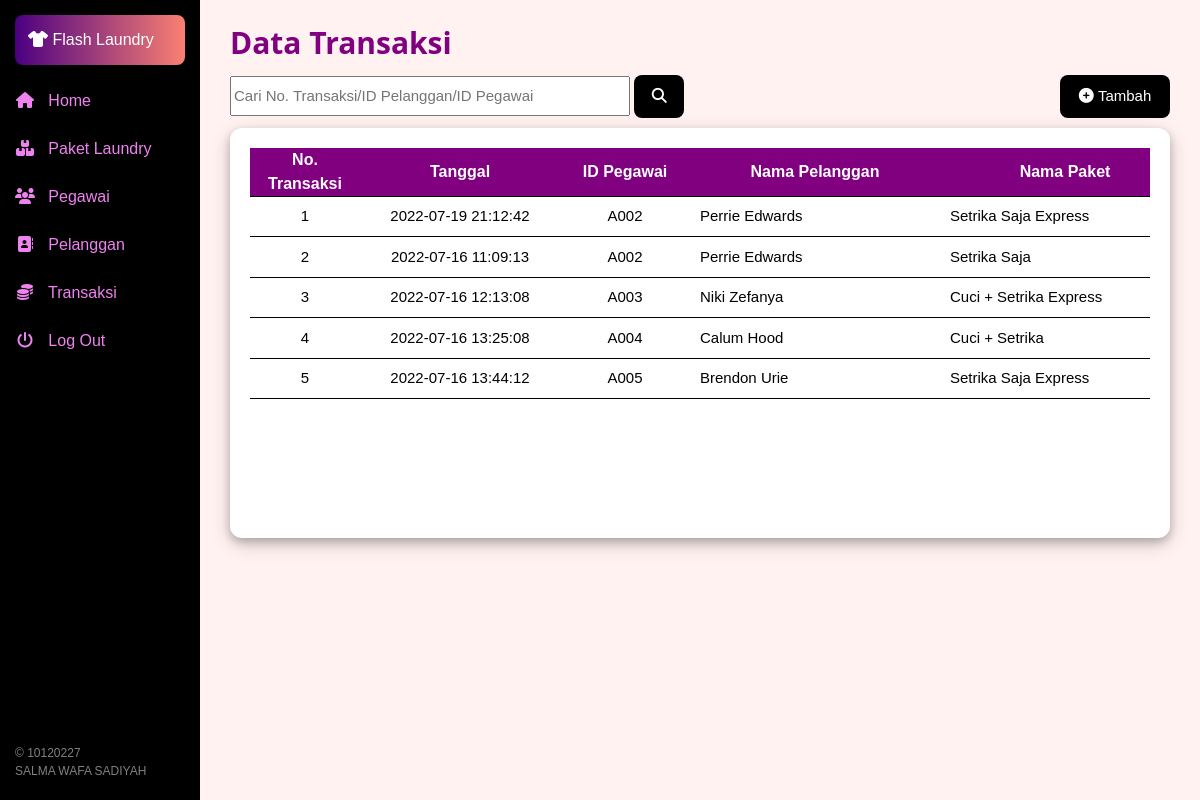
Page /transaksi.php on the committed database.
### tables this page shows
CREATE TABLE `transaksi` (
  `noTransaksi` int(11) NOT NULL,
  `idPegawai` varchar(4) NOT NULL,
  `idPelanggan` varchar(4) NOT NULL,
  `kdPaket` varchar(4) NOT NULL,
  `tanggal` datetime NOT NULL,
  `berat` decimal(5,1) NOT NULL,
  `total` decimal(10,2) NOT NULL
);

CREATE TABLE `pegawai` (
  `idPegawai` varchar(4) NOT NULL,
  `pass` varchar(10) NOT NULL,
  `namaPegawai` varchar(30) NOT NULL,
  `jk` enum('Laki-laki','Perempuan') NOT NULL,
  `alamat` text NOT NULL,
  `notelp` varchar(13) NOT NULL
);

CREATE TABLE `pelanggan` (
  `idPelanggan` varchar(4) NOT NULL,
  `namaPelanggan` varchar(30) NOT NULL,
  `jk` enum('Laki-laki','Perempuan') NOT NULL,
  `alamat` text NOT NULL,
  `notelp` varchar(13) NOT NULL
);

CREATE TABLE `paket` (
  `kdPaket` varchar(4) NOT NULL,
  `namaPaket` varchar(30) NOT NULL,
  `harga` decimal(10,2) NOT NULL
);

### transaksi.php (the view, shortened to what this page needs)
<?php include_once("functions.php");?>
<!DOCTYPE html>
<link rel="stylesheet" href="https://cdnjs.cloudflare.com/ajax/libs/font-awesome/6.1.1/css/all.min.css">
<html><head><title>View Transaksi</title></head>
<?php navigator();?>
<body>
<div class="main">
	<h2>Data Transaksi</h2>
	<?php
	$db=dbConnect();
	if($db->connect_errno==0){
		$sql="SELECT t.noTransaksi, t.tanggal, a.idPegawai, p.namaPelanggan, pk.namaPaket,
					 t.berat, t.total
			  FROM transaksi t INNER JOIN pegawai a USING(idPegawai)
			  INNER JOIN pelanggan p USING(idPelanggan)
			  INNER JOIN paket pk USING(kdPaket)
			  ORDER BY t.noTransaksi";
		$res=$db->query($sql);
		if($res){
			?>
			<div>
				<div style="padding-top:10px; padding-bottom:10px">
					<form method="post" action="transaksi-cari.php">
						<input type="text" name="cari" placeholder="Cari No. Transaksi/ID Pelanggan/ID Pegawai" style="width:400px;height:40px" required>
						<button type="submit" name="btncari" class="btn-cari">
							<i class="fa-solid fa-magnifying-glass"></i>
						</button>
						<a href="transaksi-tambah-form.php" class="btn-tambah"><i class="fa-solid fa-circle-plus"></i>&nbspTambah</a>
					</form>
				</div>
			</div>
			<div class="table">
				<div style="overflow-x:scroll;overflow-y:scroll;height:370px">
					<table style="border-collapse:collapse;min-width:max-content">
						<thead><tr>
							<th style="width:110px">No. Transaksi</th>
							<th style="width:200px">Tanggal</th>
							<th style="width:130px">ID Pegawai</th>
							<th style="width:250px">Nama Pelanggan</th>
							<th style="width:250px">Nama Paket</th>
						</thead></tr>
					<?php
					$data=$res->fetch_all(MYSQLI_ASSOC);
					foreach($data as $barisdata){
						?>
						<tr>
							<td align="center" style="width:110px"><?php echo $barisdata["noTransaksi"];?></td>
							<td align="center" style="width:200px"><?php echo $barisdata["tanggal"];?></td>
							<td align="center" style="width:130px"><?php echo $barisdata["idPegawai"];?></td>
							<td style="width:250px"><?php echo $barisdata["namaPelanggan"];?></td>
							<td style="width:250px"><?php echo $barisdata["namaPaket"];?></td>
						</tr>
						<?php
					}
					?>
					</table>
				</div>
			</div>
			<?php
		}
	}
	?>
</div>
</body>
</html>

### functions.php (shortened to what this page needs)
<!DOCTYPE html>
<link rel="stylesheet" href="https://cdnjs.cloudflare.com/ajax/libs/font-awesome/6.1.1/css/all.min.css">
<link rel="stylesheet" href="w3.css">
<body>
    <?php
        function navigator(){
    ?>
        <div class="nav">
            <div class="nav-header">
                <table>
                    <tr>
                        <td>
                            <i class="fa-solid fa-fw fa-shirt"></i>
                            Flash Laundry
                        </td>
                    </tr>
                </table>
            </div>
            <br>
            <a href="index-dashboard.php" class="nav-menu"><i class="fa-solid fa-fw fa-house"></i>&nbsp&nbsp Home</a><br>
            <a href="paket.php" class="nav-menu"><i class="fa-solid fa-fw fa-boxes-stacked"></i>&nbsp&nbsp Paket Laundry</a><br>
            <a href="pegawai.php" class="nav-menu"><i class="fa-solid fa-fw fa-users"></i>&nbsp&nbsp Pegawai</a><br>
            <a href="pelanggan.php" class="nav-menu"><i class="fa-solid fa-fw fa-address-book"></i>&nbsp&nbsp Pelanggan</a><br>
            <a href="transaksi.php" class="nav-menu"><i class="fa-solid fa-fw fa-coins"></i>&nbsp&nbsp Transaksi</a><br>
            <a href="logout.php" class="nav-menu"><i class="fa-solid fa-fw fa-power-off"></i>&nbsp&nbsp Log Out</a>
            <div class="nav-credits">
                © 10120227<br>SALMA WAFA SADIYAH
            </div>
        </div>
    <?php
        }
                    ?>
</body>
</html>

### w3.css (style rules this page uses)
*,*:before,*:after { box-sizing:inherit }
html { -ms-text-size-adjust:100%;-webkit-text-size-adjust:100% }
body { margin:0 }
a { background-color:transparent }
button,input,select,textarea,optgroup { font:inherit;margin:0 }
button,input { overflow:visible }
button,select { text-transform:none }
button,[type=button],[type=reset],[type=submit] { -webkit-appearance:button }
html,body { font-family:Verdana,sans-serif;font-size:15px;line-height:1.5 }
html { overflow-x:hidden }
h2 { font-size:30px }
h1,h2,h3,h4,h5,h6 { font-family:"Segoe UI",Arial,sans-serif;font-weight:400;margin:10px 0 }
a { color:inherit }

### functions.php (style rules this page uses)
.nav { background-color: black; color: violet; height: 100%; width: 200px; position: fixed; top: 0; left: 0; padding: 15px; font-size: 16px; }
.nav-header { display: block; position: relative; margin: auto; background-image: linear-gradient(to right, indigo , salmon); color: white; padding: 10px; text-align: center; border-radius: 8px; }
.nav-menu { text-decoration: none; display: block; }
.nav-credits { position: absolute; bottom:20px; font-size:12px; color:gray }

### transaksi.php (style rules this page uses)
body { background: #fff2f1; padding: 0px 10px 10px 10px; margin-left: 200px; position: relative; }
h2 { position:relative; margin:auto; color:purple; text-align:left; font-weight:bold; display: block; width: 100%; }
.main { padding: 20px; position: relative; }
.table { padding:20px; box-shadow: 0 4px 8px 0 rgba(0, 0, 0, 0.2), 0 6px 20px 0 rgba(0, 0, 0, 0.19); border-radius: 12px; background:white; max-width: fit-content; }
.table thead { position: sticky; top:0; z-index:10; background:purple; color:white; font-weight:bold; font-size:16px; text-align:center; }
.table th, .table td { border-bottom: 1px solid black; height: 40px; padding: 0px 10px 0px 10px; }
.table tr, .table thead { display: table; width: 100%; table-layout: auto; }
.btn-cari { background:black; color:white; border:0; padding:10px; border-radius:8px; width:50px; }
.btn-tambah { background-color: black; color: white; text-align: center; padding: 10px; width: 110px; text-decoration: none; border-radius: 8px; float: right; }

### rows in the picture
transaksi: noTransaksi "1", tanggal "2022-07-19 21:12:42", idPegawai.idPegawai "A002", idPelanggan.namaPelanggan "Perrie Edwards", kdPaket.namaPaket "Setrika Saja Express"
transaksi: noTransaksi "2", tanggal "2022-07-16 11:09:13", idPegawai.idPegawai "A002", idPelanggan.namaPelanggan "Perrie Edwards", kdPaket.namaPaket "Setrika Saja"
transaksi: noTransaksi "3", tanggal "2022-07-16 12:13:08", idPegawai.idPegawai "A003", idPelanggan.namaPelanggan "Niki Zefanya", kdPaket.namaPaket "Cuci + Setrika Express"
transaksi: noTransaksi "4", tanggal "2022-07-16 13:25:08", idPegawai.idPegawai "A004", idPelanggan.namaPelanggan "Calum Hood", kdPaket.namaPaket "Cuci + Setrika"
transaksi: noTransaksi "5", tanggal "2022-07-16 13:44:12", idPegawai.idPegawai "A005", idPelanggan.namaPelanggan "Brendon Urie", kdPaket.namaPaket "Setrika Saja Express"
